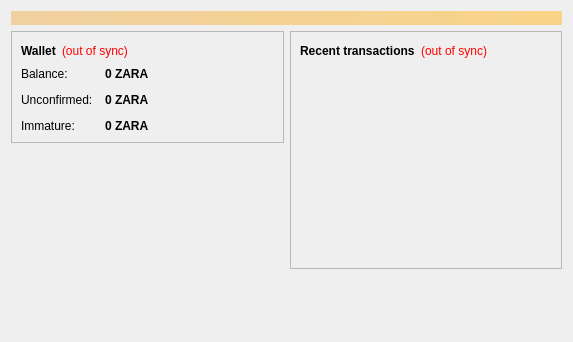
<?xml version="1.0" encoding="UTF-8"?>
<ui version="4.0">
 <class>OverviewPage</class>
 <widget class="QWidget" name="OverviewPage">
  <property name="geometry">
   <rect>
    <x>0</x>
    <y>0</y>
    <width>573</width>
    <height>342</height>
   </rect>
  </property>
  <property name="windowTitle">
   <string>Form</string>
  </property>
  <layout class="QVBoxLayout" name="topLayout">
   <item>
    <widget class="QLabel" name="labelAlerts">
     <property name="visible">
      <bool>false</bool>
     </property>
     <property name="styleSheet">
      <string notr="true">background-color: qlineargradient(x1: 0, y1: 0, x2: 1, y2: 0, stop:0 #F0D0A0, stop:1 #F8D488); color:#000000;</string>
     </property>
     <property name="wordWrap">
      <bool>true</bool>
     </property>
     <property name="margin">
      <number>3</number>
     </property>
    </widget>
   </item>
   <item>
    <layout class="QHBoxLayout" name="horizontalLayout" stretch="1,1">
     <item>
      <layout class="QVBoxLayout" name="verticalLayout_2">
       <item>
        <widget class="QFrame" name="frame">
         <property name="frameShape">
          <enum>QFrame::StyledPanel</enum>
         </property>
         <property name="frameShadow">
          <enum>QFrame::Raised</enum>
         </property>
         <layout class="QVBoxLayout" name="verticalLayout_4">
          <item>
           <layout class="QHBoxLayout" name="horizontalLayout_4">
            <item>
             <widget class="QLabel" name="label_5">
              <property name="font">
               <font>
                <weight>75</weight>
                <bold>true</bold>
               </font>
              </property>
              <property name="text">
               <string>Wallet</string>
              </property>
             </widget>
            </item>
            <item>
             <widget class="QLabel" name="labelWalletStatus">
              <property name="toolTip">
               <string>The displayed information may be out of date. Your wallet automatically synchronizes with the Zaracoin network after a connection is established, but this process has not completed yet.</string>
              </property>
              <property name="styleSheet">
               <string notr="true">QLabel { color: red; }</string>
              </property>
              <property name="text">
               <string notr="true">(out of sync)</string>
              </property>
              <property name="alignment">
               <set>Qt::AlignLeading|Qt::AlignLeft|Qt::AlignVCenter</set>
              </property>
             </widget>
            </item>
            <item>
             <spacer name="horizontalSpacer_2">
              <property name="orientation">
               <enum>Qt::Horizontal</enum>
              </property>
              <property name="sizeHint" stdset="0">
               <size>
                <width>40</width>
                <height>20</height>
               </size>
              </property>
             </spacer>
            </item>
           </layout>
          </item>
          <item>
           <layout class="QFormLayout" name="formLayout_2">
            <property name="fieldGrowthPolicy">
             <enum>QFormLayout::AllNonFixedFieldsGrow</enum>
            </property>
            <property name="horizontalSpacing">
             <number>12</number>
            </property>
            <property name="verticalSpacing">
             <number>12</number>
            </property>
            <item row="0" column="0">
             <widget class="QLabel" name="label">
              <property name="text">
               <string>Balance:</string>
              </property>
             </widget>
            </item>
            <item row="0" column="1">
             <widget class="QLabel" name="labelBalance">
              <property name="font">
               <font>
                <weight>75</weight>
                <bold>true</bold>
               </font>
              </property>
              <property name="cursor">
               <cursorShape>IBeamCursor</cursorShape>
              </property>
              <property name="toolTip">
               <string>Your current balance</string>
              </property>
              <property name="text">
               <string notr="true">0 ZARA</string>
              </property>
              <property name="textInteractionFlags">
               <set>Qt::LinksAccessibleByMouse|Qt::TextSelectableByKeyboard|Qt::TextSelectableByMouse</set>
              </property>
             </widget>
            </item>
            <item row="1" column="0">
             <widget class="QLabel" name="label_3">
              <property name="text">
               <string>Unconfirmed:</string>
              </property>
             </widget>
            </item>
            <item row="1" column="1">
             <widget class="QLabel" name="labelUnconfirmed">
              <property name="font">
               <font>
                <weight>75</weight>
                <bold>true</bold>
               </font>
              </property>
              <property name="cursor">
               <cursorShape>IBeamCursor</cursorShape>
              </property>
              <property name="toolTip">
               <string>Total of transactions that have yet to be confirmed, and do not yet count toward the current balance</string>
              </property>
              <property name="text">
               <string notr="true">0 ZARA</string>
              </property>
              <property name="textInteractionFlags">
               <set>Qt::LinksAccessibleByMouse|Qt::TextSelectableByKeyboard|Qt::TextSelectableByMouse</set>
              </property>
             </widget>
            </item>
            <item row="2" column="0">
             <widget class="QLabel" name="labelImmatureText">
              <property name="text">
               <string>Immature:</string>
              </property>
             </widget>
            </item>
            <item row="2" column="1">
             <widget class="QLabel" name="labelImmature">
              <property name="font">
               <font>
                <weight>75</weight>
                <bold>true</bold>
               </font>
              </property>
              <property name="toolTip">
               <string>Mined balance that has not yet matured</string>
              </property>
              <property name="text">
               <string notr="true">0 ZARA</string>
              </property>
              <property name="textInteractionFlags">
               <set>Qt::LinksAccessibleByMouse|Qt::TextSelectableByKeyboard|Qt::TextSelectableByMouse</set>
              </property>
             </widget>
            </item>
           </layout>
          </item>
         </layout>
        </widget>
       </item>
       <item>
        <spacer name="verticalSpacer">
         <property name="orientation">
          <enum>Qt::Vertical</enum>
         </property>
         <property name="sizeHint" stdset="0">
          <size>
           <width>20</width>
           <height>40</height>
          </size>
         </property>
        </spacer>
       </item>
      </layout>
     </item>
     <item>
      <layout class="QVBoxLayout" name="verticalLayout_3">
       <item>
        <widget class="QFrame" name="frame_2">
         <property name="frameShape">
          <enum>QFrame::StyledPanel</enum>
         </property>
         <property name="frameShadow">
          <enum>QFrame::Raised</enum>
         </property>
         <layout class="QVBoxLayout" name="verticalLayout">
          <item>
           <layout class="QHBoxLayout" name="horizontalLayout_2">
            <item>
             <widget class="QLabel" name="label_4">
              <property name="text">
               <string>&lt;b&gt;Recent transactions&lt;/b&gt;</string>
              </property>
             </widget>
            </item>
            <item>
             <widget class="QLabel" name="labelTransactionsStatus">
              <property name="toolTip">
               <string>The displayed information may be out of date. Your wallet automatically synchronizes with the Zaracoin network after a connection is established, but this process has not completed yet.</string>
              </property>
              <property name="styleSheet">
               <string notr="true">QLabel { color: red; }</string>
              </property>
              <property name="text">
               <string notr="true">(out of sync)</string>
              </property>
              <property name="alignment">
               <set>Qt::AlignRight|Qt::AlignTrailing|Qt::AlignVCenter</set>
              </property>
             </widget>
            </item>
            <item>
             <spacer name="horizontalSpacer">
              <property name="orientation">
               <enum>Qt::Horizontal</enum>
              </property>
              <property name="sizeHint" stdset="0">
               <size>
                <width>40</width>
                <height>20</height>
               </size>
              </property>
             </spacer>
            </item>
           </layout>
          </item>
          <item>
           <widget class="QListView" name="listTransactions">
            <property name="styleSheet">
             <string notr="true">QListView { background: transparent; }</string>
            </property>
            <property name="frameShape">
             <enum>QFrame::NoFrame</enum>
            </property>
            <property name="verticalScrollBarPolicy">
             <enum>Qt::ScrollBarAlwaysOff</enum>
            </property>
            <property name="horizontalScrollBarPolicy">
             <enum>Qt::ScrollBarAlwaysOff</enum>
            </property>
            <property name="selectionMode">
             <enum>QAbstractItemView::NoSelection</enum>
            </property>
           </widget>
          </item>
         </layout>
        </widget>
       </item>
       <item>
        <spacer name="verticalSpacer_2">
         <property name="orientation">
          <enum>Qt::Vertical</enum>
         </property>
         <property name="sizeHint" stdset="0">
          <size>
           <width>20</width>
           <height>40</height>
          </size>
         </property>
        </spacer>
       </item>
      </layout>
     </item>
    </layout>
   </item>
  </layout>
 </widget>
 <resources/>
 <connections/>
</ui>
